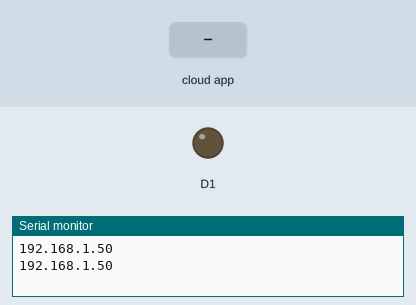
Recording of a sketch running on a simulated ESP8266 (NodeMCU). On the bench: output pins drawn as LEDs (lit = HIGH), the last lines printed to the serial monitor. The test bench sets the inputs (shaded band). WiFi joins after 1.5 s; servers stay silent unless stated; the Firebase database answers and starts empty.

Above: at 2.8 s.
2.9 s: the phone or cloud app sets LED_STATUS to 1
At 15.5 s:
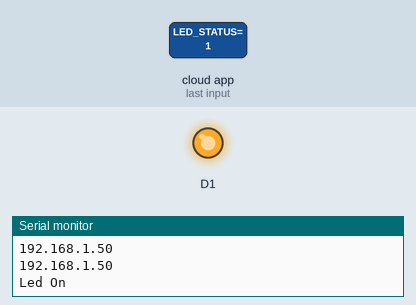
15.7 s: the phone or cloud app sets LED_STATUS to 0
At 20.7 s:
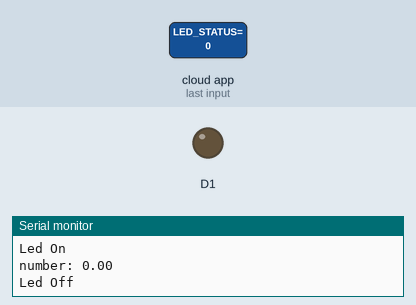
Timing chart, 0 to 22.2 s (numbered marks = the images above; inputs shaded):
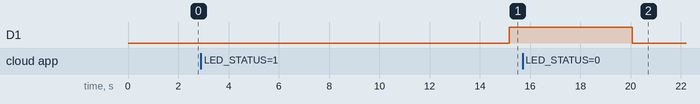

The sketch:

FirebaseWifi.ino
```cpp
#include <ESP8266WiFi.h>
#include <FirebaseArduino.h>
#include <ArduinoOTA.h>
#include <ESP8266WiFiMulti.h>
ESP8266WiFiMulti wifiMulti;
// Set these to run example.
#define FIREBASE_HOST "esp8266-dacaa.firebaseio.com"
#define FIREBASE_AUTH "keniI289RvalAng5CbRTgls9rHe49eSDNRqHHC0D"

void setup() {
    Serial.begin(9600);
    WiFi.mode(WIFI_STA);
    wifiMulti.addAP("INFINITUM2485_2.4", "Pk3F00FMYC");
    wifiMulti.addAP("UPGCH_EXT", "paguach1ta");
    pinMode(D1,OUTPUT);
    if(wifiMulti.run() == WL_CONNECTED) {
        Serial.println(WiFi.localIP());
    }

    ArduinoOTA.onStart([]() {
      Serial.println("Start");
    });
    ArduinoOTA.onEnd([]() {
      Serial.println("\nEnd");
    });
    ArduinoOTA.onProgress([](unsigned int progress, unsigned int total) {
      Serial.printf("Progress: %u%%\r", (progress / (total / 100)));
    });
    ArduinoOTA.onError([](ota_error_t error) {
      Serial.printf("Error[%u]: ", error);
      if (error == OTA_AUTH_ERROR) Serial.println("Auth Failed");
      else if (error == OTA_BEGIN_ERROR) Serial.println("Begin Failed");
      else if (error == OTA_CONNECT_ERROR) Serial.println("Connect Failed");
      else if (error == OTA_RECEIVE_ERROR) Serial.println("Receive Failed");
      else if (error == OTA_END_ERROR) Serial.println("End Failed");
    });
    ArduinoOTA.begin();
    Serial.println(WiFi.localIP());
    Firebase.begin(FIREBASE_HOST, FIREBASE_AUTH);
    Firebase.set("LED_STATUS", 0);
}
int n = 0;
int led = 0;
bool ota_flag = true;
uint16_t time_elapsed=0;
void loop() {
    if(ota_flag){
      while(time_elapsed < 15000){
          ArduinoOTA.handle();
          time_elapsed = millis();
          delay(10);
      }
      ota_flag = false;
    }
    led = Firebase.getInt("LED_STATUS");
    if(led == 1){
      Serial.println("Led On");
      digitalWrite(D1,HIGH);
    }
    if(led == 0){
      Serial.println("Led Off");
      digitalWrite(D1,LOW);
    }
    // set value
    Firebase.setInt("Numero", n++);
    // handle error
    if (Firebase.failed()) {
    Serial.print("setting /number failed:");
    Serial.println(Firebase.error());
    return;
    }
    delay(1000);
    // get value
    Serial.print("number: ");
    Serial.println(Firebase.getFloat("number"));
    delay(1000);
    // remove value
    Firebase.remove("number");
    delay(1000);
    // set string value
    Firebase.setString("Nombre", "Roberto Eduardo");
    Firebase.setString("Apellido", "Guzman Ruiz");
    // handle error
    if (Firebase.failed()) {
    Serial.print("setting /message failed:");
    Serial.println(Firebase.error());
    return;
    }
    delay(1000);
}
```

Measured:
- after the input at 2.9 s, D1: LOW → HIGH after 12.3 s
- after the input at 15.7 s, D1: HIGH → LOW after 4.4 s
